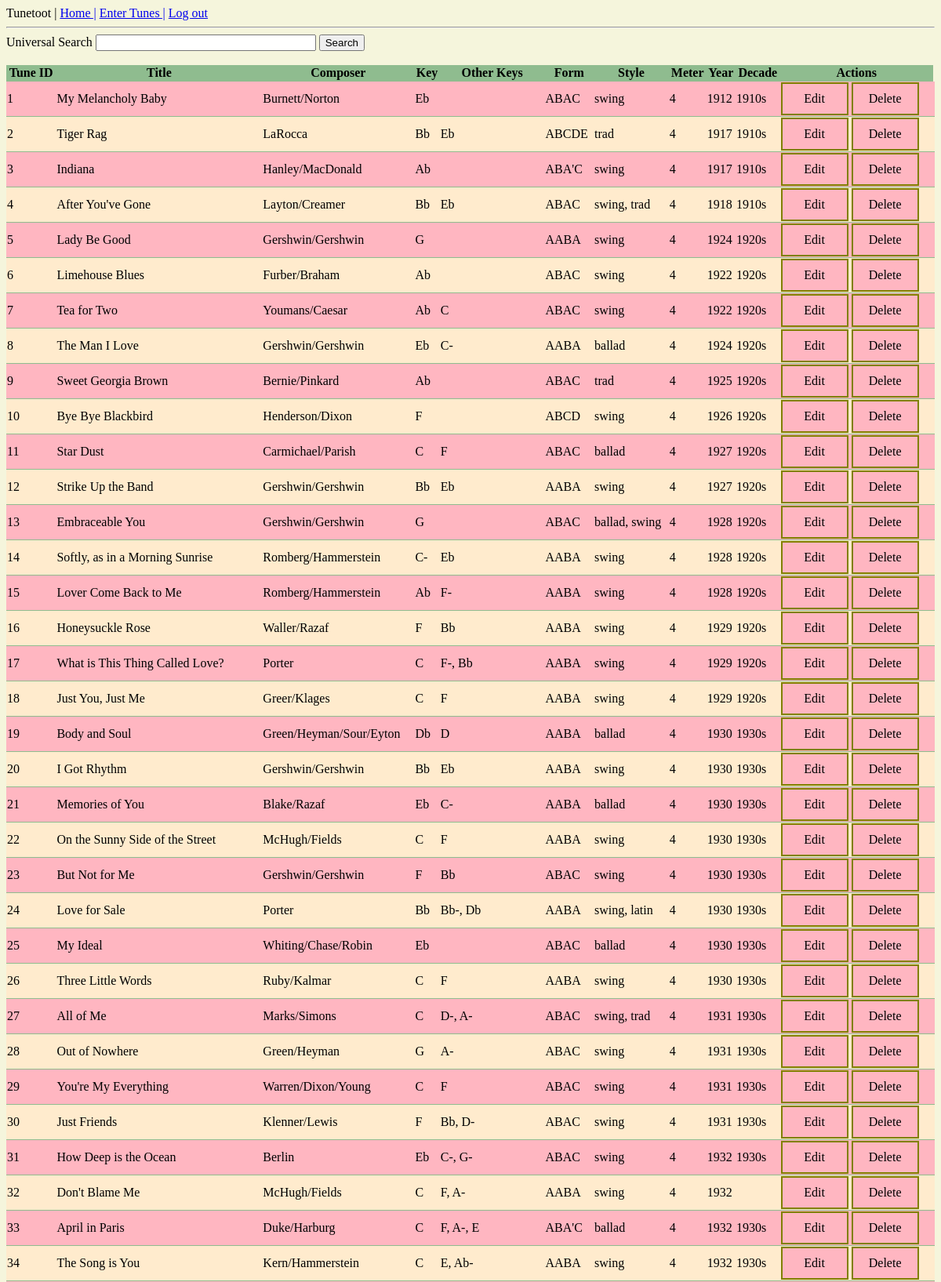
Page /index (signed in, upper part) on the committed database.
### app/models.py (models this page shows, shortened)
class Tune(db.Model):
    __tablename__ = "tunes"
    id = db.Column(db.Integer, primary_key=True)
    title = db.Column(db.String(120), unique=True, nullable=False)
    composer = db.Column(db.String(64))
    key = db.Column(db.String(3))
    other_key = db.Column(db.String(12))
    song_form = db.Column(db.String(20))
    style = db.Column(db.String(20))
    meter = db.Column(db.SmallInteger)
    year = db.Column(db.SmallInteger)
    decade = db.Column(db.String(5))
    users = db.relationship("User", secondary=repertoire, back_populates="tunes")

### app/routes.py (the view, shortened to what this page needs)
@app.route('/')
@app.route('/index', methods=['GET', 'POST'])
def index():
    tunes = Tune.query.all()
    form = SearchForm()
    return render_template("index.html", tunes=tunes, form=form)

### app/forms.py
class SearchForm(FlaskForm):
    search_term = StringField('Universal Search')
    submit = SubmitField('Search')

### app/models.py (called while the page is built)
@login.user_loader
def load_user(id):
    return User.query.get(int(id))

### app/templates/index.html (shortened to what this page needs)
{% extends 'base.html' %}
{% block content %}
{% if current_user.is_anonymous %}
<h3>Welcome!</h3>
<p>
 Tunetoot is a jazz repertoire management app.
</p>
<p>
    <a href="{{ url_for('login') }}">Log in</a>
    or
    <a href="{{ url_for('register') }}">register </a>
    to get started.
</p>
{% else %}
<form action="" method="post">
    <div>
        {{ form.search_term.label }}
        {{ form.search_term(size=32) }}
        {{ form.submit() }}
    </div>
    <br>
</form>
<table style = width:100%;>
    <tr>
        <th>Tune ID</th>
        <th>Title</th>
        <th>Composer</th>
        <th>Key</th>
        <th>Other Keys</th>
        <th>Form</th>
        <th>Style</th>
        <th>Meter</th>
        <th>Year</th>
        <th>Decade</th>
        <th>Actions</th>
    </tr>
    {% for tune in tunes %}
    <tr>
        <td>{{ tune.id }}</td>
        <td>{{ tune.title }}</td>
        <td>{{ tune.composer }}</td>
        <td>{{ tune.key }}</td>
        <td>{{ tune.other_key }}</td>
        <td>{{ tune.song_form }}</td>
        <td>{{ tune.style }}</td>
        <td>{{ tune.meter }}</td>
        <td>{{ tune.year }}</td>
        <td>{{ tune.decade }}</td>
        <td>
            <a class="editbutton" href="{{ url_for('edit_tune', tune_id=tune.id) }}">Edit</a>
            <a class="deletebutton" href="{{ url_for('delete_tune', tune_id=tune.id) }}">Delete</a>
        </td>
        <td></td>
    </tr>
    {% endfor %}
</table>
{% endif %}
{% endblock %}

### app/templates/base.html (shortened to what this page needs)
<!DOCTYPE html>
<html lang="en">
<head>
</head>
<body>
    {% include 'nav.html' %}
    {% block content %}{% endblock %}
</body>
</html>

### app/templates/nav.html
<html>
<body>
  <div>
    Tunetoot |
    <a href="{{ url_for('index') }}">Home |</a>
    {% if current_user.is_anonymous %}
    <a href="{{ url_for('login') }}">Log in |</a>
    <a href="{{ url_for('register') }}">Register </a>
    {% else %}
    <a href="{{ url_for('tune_entry') }}">Enter Tunes |</a>
    <a href="{{ url_for('logout') }}">Log out</a>
    {% endif %}
  </div>
  <hr>
</body>
</html>

### app/templates/base.html (style rules this page uses)
html { background-color: beige; }

### app/templates/index.html (style rules this page uses)
table, th, td { border-bottom: 1px solid darkseagreen; border-collapse: collapse; }
tr:nth-child(even) { background-color: lightpink; }
tr:nth-child(odd) { background-color: blanchedalmond; }
tr:nth-child(1) { color:black; background-color: darkseagreen; }
.editbutton:link, .editbutton:visited { background-color: lightpink; color: black; border: 2px solid olive; padding: 10px 20px; text-align: center; text-decoration: none; display: inline-block; width: 42px; }
.deletebutton:link, .deletebutton:visited { background-color: lightpink; color: black; border: 2px solid olive; padding: 10px 20px; text-align: center; text-decoration: none; display: inline-block; width: 42px; }

### rows in the picture
Tune: id "1", title "My Melancholy Baby", composer "Burnett/Norton", key "Eb", song_form "ABAC", style "swing", meter "4", year "1912", decade "1910s"
Tune: id "2", title "Tiger Rag", composer "LaRocca", key "Bb", other_key "Eb", song_form "ABCDE", style "trad", meter "4", year "1917", decade "1910s"
Tune: id "3", title "Indiana", composer "Hanley/MacDonald", key "Ab", song_form "ABA'C", style "swing", meter "4", year "1917", decade "1910s"
Tune: id "4", title "After You've Gone", composer "Layton/Creamer", key "Bb", other_key "Eb", song_form "ABAC", style "swing, trad", meter "4", year "1918", decade "1910s"
Tune: id "5", title "Lady Be Good", composer "Gershwin/Gershwin", key "G", song_form "AABA", style "swing", meter "4", year "1924", decade "1920s"
Tune: id "6", title "Limehouse Blues", composer "Furber/Braham", key "Ab", song_form "ABAC", style "swing", meter "4", year "1922", decade "1920s"
Tune: id "7", title "Tea for Two", composer "Youmans/Caesar", key "Ab", other_key "C", song_form "ABAC", style "swing", meter "4", year "1922", decade "1920s"
Tune: id "8", title "The Man I Love", composer "Gershwin/Gershwin", key "Eb", other_key "C-", song_form "AABA", style "ballad", meter "4", year "1924", decade "1920s"
Tune: id "9", title "Sweet Georgia Brown", composer "Bernie/Pinkard", key "Ab", song_form "ABAC", style "trad", meter "4", year "1925", decade "1920s"
Tune: id "10", title "Bye Bye Blackbird", composer "Henderson/Dixon", key "F", song_form "ABCD", style "swing", meter "4", year "1926", decade "1920s"
Tune: id "11", title "Star Dust", composer "Carmichael/Parish", key "C", other_key "F", song_form "ABAC", style "ballad", meter "4", year "1927", decade "1920s"
Tune: id "12", title "Strike Up the Band", composer "Gershwin/Gershwin", key "Bb", other_key "Eb", song_form "AABA", style "swing", meter "4", year "1927", decade "1920s"
Tune: id "13", title "Embraceable You", composer "Gershwin/Gershwin", key "G", song_form "ABAC", style "ballad, swing", meter "4", year "1928", decade "1920s"
Tune: id "14", title "Softly, as in a Morning Sunrise", composer "Romberg/Hammerstein", key "C-", other_key "Eb", song_form "AABA", style "swing", meter "4", year "1928", decade "1920s"
Tune: id "15", title "Lover Come Back to Me", composer "Romberg/Hammerstein", key "Ab", other_key "F-", song_form "AABA", style "swing", meter "4", year "1928", decade "1920s"
Tune: id "16", title "Honeysuckle Rose", composer "Waller/Razaf", key "F", other_key "Bb", song_form "AABA", style "swing", meter "4", year "1929", decade "1920s"
Tune: id "17", title "What is This Thing Called Love?", composer "Porter", key "C", other_key "F-, Bb", song_form "AABA", style "swing", meter "4", year "1929", decade "1920s"
Tune: id "18", title "Just You, Just Me", composer "Greer/Klages", key "C", other_key "F", song_form "AABA", style "swing", meter "4", year "1929", decade "1920s"
Tune: id "19", title "Body and Soul", composer "Green/Heyman/Sour/Eyton", key "Db", other_key "D", song_form "AABA", style "ballad", meter "4", year "1930", decade "1930s"
Tune: id "20", title "I Got Rhythm", composer "Gershwin/Gershwin", key "Bb", other_key "Eb", song_form "AABA", style "swing", meter "4", year "1930", decade "1930s"
Tune: id "21", title "Memories of You", composer "Blake/Razaf", key "Eb", other_key "C-", song_form "AABA", style "ballad", meter "4", year "1930", decade "1930s"
Tune: id "22", title "On the Sunny Side of the Street", composer "McHugh/Fields", key "C", other_key "F", song_form "AABA", style "swing", meter "4", year "1930", decade "1930s"
Tune: id "23", title "But Not for Me", composer "Gershwin/Gershwin", key "F", other_key "Bb", song_form "ABAC", style "swing", meter "4", year "1930", decade "1930s"
Tune: id "24", title "Love for Sale", composer "Porter", key "Bb", other_key "Bb-, Db", song_form "AABA", style "swing, latin", meter "4", year "1930", decade "1930s"
Tune: id "25", title "My Ideal", composer "Whiting/Chase/Robin", key "Eb", song_form "ABAC", style "ballad", meter "4", year "1930", decade "1930s"
Tune: id "26", title "Three Little Words", composer "Ruby/Kalmar", key "C", other_key "F", song_form "AABA", style "swing", meter "4", year "1930", decade "1930s"
Tune: id "27", title "All of Me", composer "Marks/Simons", key "C", other_key "D-, A-", song_form "ABAC", style "swing, trad", meter "4", year "1931", decade "1930s"
Tune: id "28", title "Out of Nowhere", composer "Green/Heyman", key "G", other_key "A-", song_form "ABAC", style "swing", meter "4", year "1931", decade "1930s"
Tune: id "29", title "You're My Everything", composer "Warren/Dixon/Young", key "C", other_key "F", song_form "ABAC", style "swing", meter "4", year "1931", decade "1930s"
Tune: id "30", title "Just Friends", composer "Klenner/Lewis", key "F", other_key "Bb, D-", song_form "ABAC", style "swing", meter "4", year "1931", decade "1930s"
Tune: id "31", title "How Deep is the Ocean", composer "Berlin", key "Eb", other_key "C-, G-", song_form "ABAC", style "swing", meter "4", year "1932", decade "1930s"
Tune: id "32", title "Don't Blame Me", composer "McHugh/Fields", key "C", other_key "F, A-", song_form "AABA", style "swing", meter "4", year "1932"
Tune: id "33", title "April in Paris", composer "Duke/Harburg", key "C", other_key "F, A-, E", song_form "ABA'C", style "ballad", meter "4", year "1932", decade "1930s"
Tune: id "34", title "The Song is You", composer "Kern/Hammerstein", key "C", other_key "E, Ab-", song_form "AABA", style "swing", meter "4", year "1932", decade "1930s"
